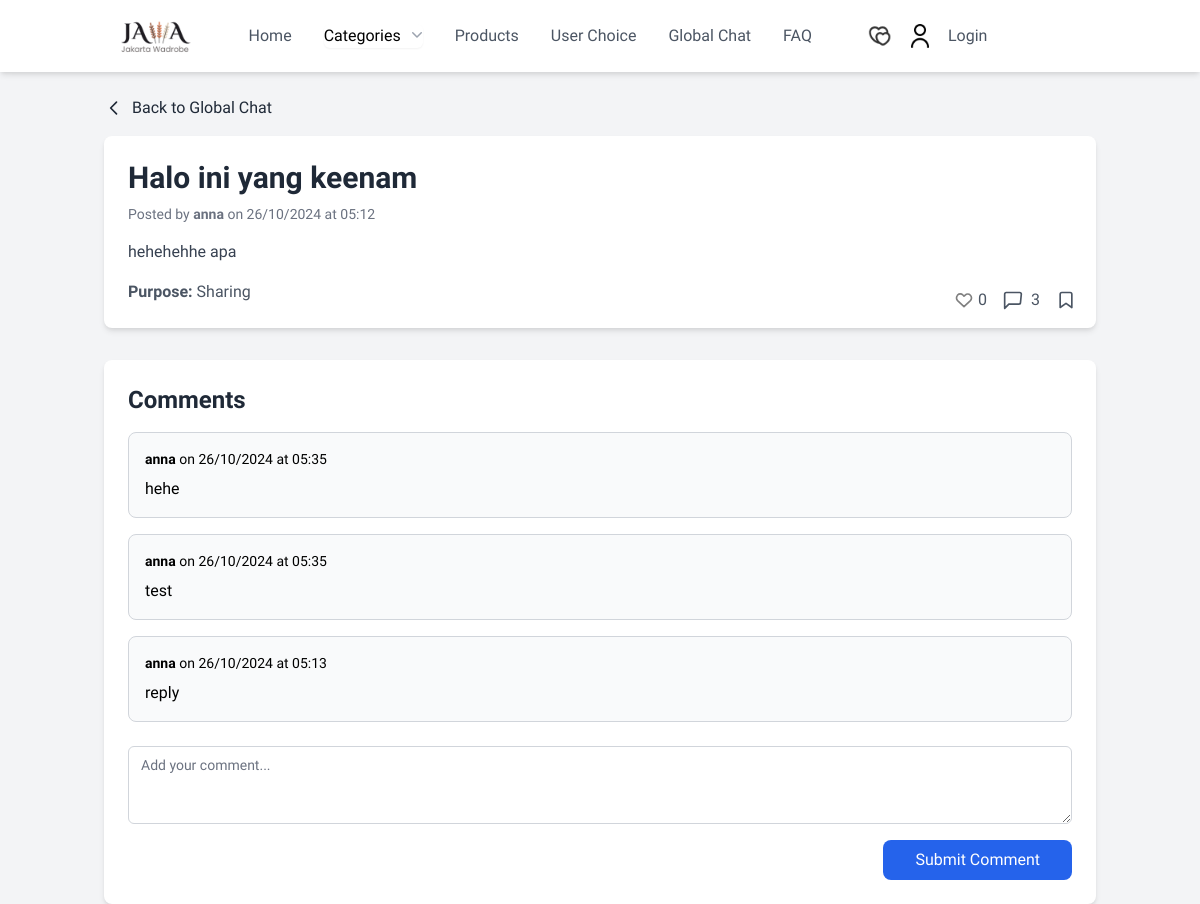
The app's page /globalChat/forum/10/, older data.
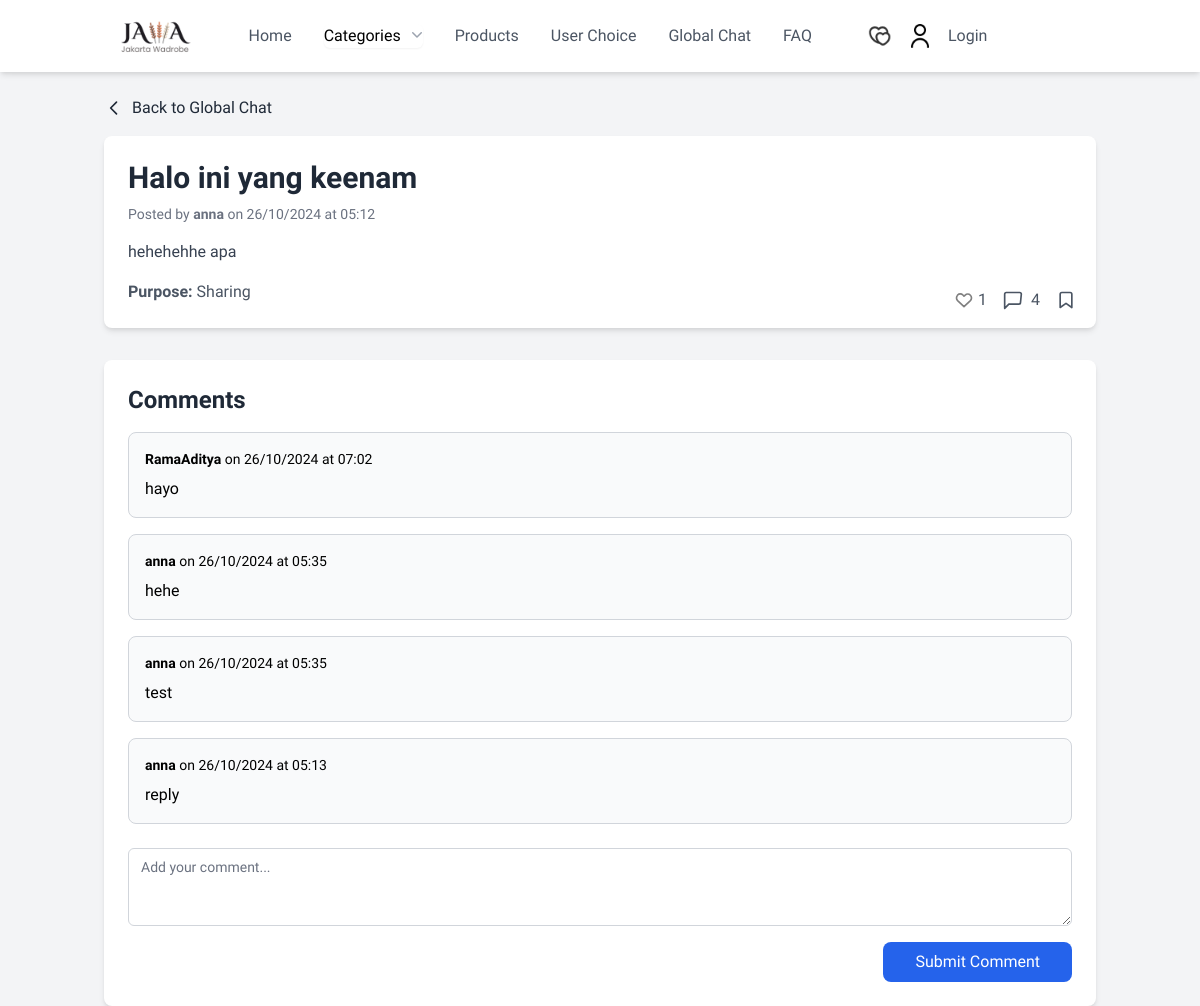
The same page, newer data.
### globalChat/models.py (models this page shows, shortened)
class Forum(models.Model):
    TITLE_MAX_LENGTH = 75
    PURPOSE_CHOICES = [
        ('Asking', 'Asking'),
        ('Sharing', 'Sharing'),
        ('Open Discussion', 'Open Discussion'),
        ('Other', 'Other'),
    ]
    title = models.CharField(max_length=TITLE_MAX_LENGTH)
    description = models.TextField()
    purpose = models.CharField(max_length=20, choices=PURPOSE_CHOICES)
    user = models.ForeignKey(User, on_delete=models.CASCADE)  # Connects to the Django User
    posted_time = models.DateTimeField(default=timezone.now)
    likes = models.ManyToManyField(User, related_name='forum_likes', blank=True)
    bookmarks = models.ManyToManyField(User, related_name="bookmarked_forums", blank=True)

class Comment(models.Model):
    forum = models.ForeignKey(Forum, related_name='comments', on_delete=models.CASCADE)
    user = models.ForeignKey(User, on_delete=models.CASCADE, related_name='globalchat_comments')
    text = models.TextField()
    posted_time = models.DateTimeField(default=timezone.now)

### globalChat/views.py (the view)
# urls.py: path('forum/<int:forum_id>/', views.detail_chat, name='detail_chat'),  # Routing untuk detail chat
def detail_chat(request, forum_id):
    forum = get_object_or_404(Forum, id=forum_id)
    comments = Comment.objects.filter(forum=forum).order_by('-posted_time')
    if request.method == 'POST':
        form = CommentForm(request.POST)
        if form.is_valid():
            comment = form.save(commit=False)
            comment.forum = forum
            comment.user = request.user  # Menyimpan user yang berkomentar
            comment.save()
            return redirect('globalChat:detail_chat', forum_id=forum.id)
    else:
        form = CommentForm()
    context = {
        'forum': forum,
        'comments': comments,
        'form': form,
    }
    return render(request, 'detail_chat.html', context)

### globalChat/forms.py
class CommentForm(forms.ModelForm):
    class Meta:
        model = Comment
        fields = ['text']
        widgets = {
            'text': forms.Textarea(attrs={
                'class': 'appearance-none rounded-none relative block w-full px-3 py-2 border border-gray-300 placeholder-gray-500 text-gray-900 rounded-md focus:outline-none focus:ring-blue-500 focus:border-blue-500 sm:text-sm',
                'placeholder': 'Add your comment...',
                'rows': 3,  # mengatur tinggi menjadi lebih kecil
                'cols': 50,  # opsional, untuk mengatur lebar
            }),
        }

### globalChat/templates/detail_chat.html (shortened to what the changed rows need)
<!DOCTYPE html>
<html lang="en">
<head>
    <link href="https://cdn.jsdelivr.net/npm/tailwindcss@2.2.19/dist/tailwind.min.css" rel="stylesheet">
</head>
<body class="bg-gray-100" style="font-family: 'Urbanist', sans-serif;">
    <div class="container mx-auto mt-24 px-4">
        <div class="relative bg-white shadow-md rounded-lg p-6">
            <div class="flex justify-between items-start">
                <div>
                    <h1 class="text-3xl font-bold text-gray-800">{{ forum.title }}</h1>
                    <p class="mt-2 text-sm text-gray-500">Posted by <strong>{{ forum.user }}</strong> on {{ forum.posted_time|date:"d/m/Y"}} at {{ forum.posted_time|time:"H:i" }}</p>
                    <p class="mt-4 text-gray-700">{{ forum.description }}</p>
                    <p class="mt-4 text-gray-600"><strong>Purpose:</strong> {{ forum.purpose }}</p>
                </div>
            </div>
            <div class="absolute bottom-4 right-4 flex space-x-4 text-gray-600">
            <a href="{% url 'globalChat:toggle_like_forum' forum.id %}"
            class="flex items-center {% if request.user in forum.likes.all %}text-red-600{% else %}text-gray-600{% endif %} hover:text-red-600">
                <svg xmlns="http://www.w3.org/2000/svg" class="h-5 w-5 mr-1"
                    fill="{% if request.user in forum.likes.all %}red{% else %}none{% endif %}"
                    viewBox="0 0 24 24"
                    stroke="{% if request.user in forum.likes.all %}red{% else %}gray{% endif %}">
                    <path stroke-linecap="round" stroke-linejoin="round" stroke-width="2"
                        d="M4.318 6.318a4.5 4.5 0 000 6.364L12 20l7.682-7.318a4.5 4.5 0 10-6.364-6.364L12 7.293l-1.318-1.318a4.5 4.5 0 00-6.364 0z" />
                </svg>
                <span>{{ forum.likes.count }}</span>
            </a>
                <a href="#" class="flex items-center">
                    <svg xmlns="http://www.w3.org/2000/svg" class="h-5 w-5 mr-1" viewBox="0 0 24 24" fill="none" stroke="currentColor" stroke-width="2" stroke-linecap="round" stroke-linejoin="round"><path d="M21 15a2 2 0 01-2 2H7l-5 5V5a2 2 0 012-2h16a2 2 0 012 2z"></path></svg>
                    <span class="ml-1">{{ comments.count }}</span>
                </a>
            </div>
        </div>
        <div class="mt-8 bg-white shadow-md rounded-lg p-6">
            <h2 class="text-2xl font-semibold text-gray-800">Comments</h2>
            <div class="mt-4 space-y-4">
                {% if comments %}
                    {% for comment in comments %}
                    <div class="bg-gray-50 p-4 rounded-lg border border-gray-300 relative">
                        <p class="text-sm text-black">
                            <strong>{{ comment.user }}</strong> on {{ comment.posted_time|date:"d/m/Y" }} at {{ comment.posted_time|time:"H:i" }}
                        </p>
                        <p class="mt-2 text-black">{{ comment.text }}</p>
                    </div>
                    {% endfor %}
                {% else %}
                    <p class="text-gray-600">No comments yet. Be the first to leave a comment!</p>
                {% endif %}
            </div>
        </div>
</body>
</html>

Row changes from the older to the newer data that the page shows:
computed for Forum "Halo ini yang keenam": likes.count "0" → "1"
added Comment: user "RamaAditya", posted_time "26/10/2024", posted_time "07:02", text "hayo"
Text that changed along with them:
{{ comments.count }}: "3" → "4"
